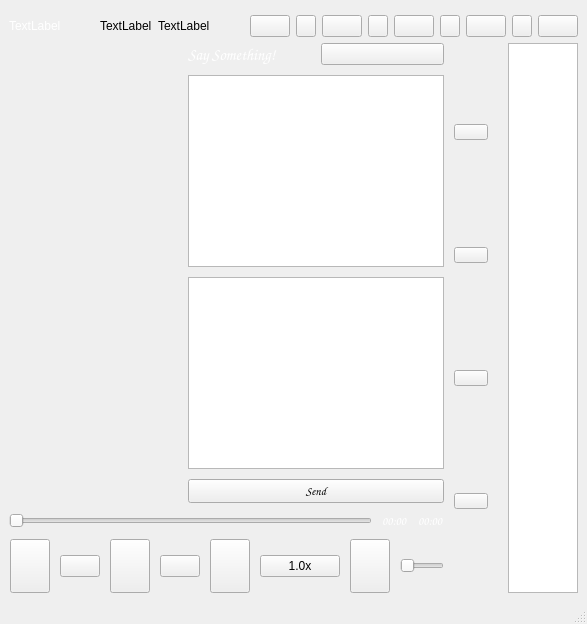
<?xml version="1.0" encoding="UTF-8"?>
<ui version="4.0">
 <class>MainWindow</class>
 <widget class="QMainWindow" name="MainWindow">
  <property name="geometry">
   <rect>
    <x>0</x>
    <y>0</y>
    <width>587</width>
    <height>624</height>
   </rect>
  </property>
  <property name="windowTitle">
   <string>MainWindow</string>
  </property>
  <property name="styleSheet">
   <string notr="true"/>
  </property>
  <widget class="QWidget" name="centralwidget">
   <property name="styleSheet">
    <string notr="true"/>
   </property>
   <layout class="QGridLayout" name="gridLayout">
    <item row="1" column="0">
     <layout class="QHBoxLayout" name="horizontalLayout_5">
      <item>
       <widget class="QLabel" name="videoLabel">
        <property name="styleSheet">
         <string notr="true">color: rgb(255, 255, 255);</string>
        </property>
        <property name="text">
         <string>TextLabel</string>
        </property>
       </widget>
      </item>
      <item>
       <spacer name="horizontalSpacer_7">
        <property name="orientation">
         <enum>Qt::Orientation::Horizontal</enum>
        </property>
        <property name="sizeHint" stdset="0">
         <size>
          <width>40</width>
          <height>20</height>
         </size>
        </property>
       </spacer>
      </item>
      <item>
       <widget class="QLabel" name="watchIcon">
        <property name="text">
         <string>TextLabel</string>
        </property>
       </widget>
      </item>
      <item>
       <widget class="QLabel" name="watchLabel">
        <property name="text">
         <string>TextLabel</string>
        </property>
       </widget>
      </item>
      <item>
       <spacer name="horizontalSpacer_6">
        <property name="orientation">
         <enum>Qt::Orientation::Horizontal</enum>
        </property>
        <property name="sizeHint" stdset="0">
         <size>
          <width>40</width>
          <height>20</height>
         </size>
        </property>
       </spacer>
      </item>
      <item>
       <widget class="QPushButton" name="fullScreenButton">
        <property name="text">
         <string/>
        </property>
       </widget>
      </item>
      <item>
       <widget class="QPushButton" name="line4">
        <property name="maximumSize">
         <size>
          <width>20</width>
          <height>16777215</height>
         </size>
        </property>
        <property name="text">
         <string/>
        </property>
       </widget>
      </item>
      <item>
       <widget class="QPushButton" name="phoneButton">
        <property name="text">
         <string/>
        </property>
       </widget>
      </item>
      <item>
       <widget class="QPushButton" name="line1">
        <property name="sizePolicy">
         <sizepolicy hsizetype="Minimum" vsizetype="Fixed">
          <horstretch>0</horstretch>
          <verstretch>0</verstretch>
         </sizepolicy>
        </property>
        <property name="maximumSize">
         <size>
          <width>20</width>
          <height>16777215</height>
         </size>
        </property>
        <property name="text">
         <string/>
        </property>
       </widget>
      </item>
      <item>
       <widget class="QPushButton" name="padButton">
        <property name="text">
         <string/>
        </property>
       </widget>
      </item>
      <item>
       <widget class="QPushButton" name="line2">
        <property name="maximumSize">
         <size>
          <width>20</width>
          <height>16777215</height>
         </size>
        </property>
        <property name="text">
         <string/>
        </property>
       </widget>
      </item>
      <item>
       <widget class="QPushButton" name="desktopButton">
        <property name="text">
         <string/>
        </property>
       </widget>
      </item>
      <item>
       <widget class="QPushButton" name="line3">
        <property name="maximumSize">
         <size>
          <width>20</width>
          <height>16777215</height>
         </size>
        </property>
        <property name="text">
         <string/>
        </property>
       </widget>
      </item>
      <item>
       <widget class="QPushButton" name="showListButton">
        <property name="text">
         <string/>
        </property>
       </widget>
      </item>
     </layout>
    </item>
    <item row="0" column="0">
     <widget class="QWidget" name="widget" native="true"/>
    </item>
    <item row="2" column="0">
     <layout class="QHBoxLayout" name="horizontalLayout">
      <property name="spacing">
       <number>10</number>
      </property>
      <item>
       <layout class="QVBoxLayout" name="verticalLayout">
        <item>
         <layout class="QHBoxLayout" name="commentWidget">
          <item>
           <widget class="QWidget" name="videoWidget" native="true">
            <property name="sizePolicy">
             <sizepolicy hsizetype="Expanding" vsizetype="Expanding">
              <horstretch>0</horstretch>
              <verstretch>0</verstretch>
             </sizepolicy>
            </property>
            <widget class="QLabel" name="commentLabel1">
             <property name="geometry">
              <rect>
               <x>30</x>
               <y>30</y>
               <width>81</width>
               <height>61</height>
              </rect>
             </property>
             <property name="sizePolicy">
              <sizepolicy hsizetype="Preferred" vsizetype="Fixed">
               <horstretch>0</horstretch>
               <verstretch>0</verstretch>
              </sizepolicy>
             </property>
             <property name="styleSheet">
              <string notr="true">color: red;</string>
             </property>
             <property name="text">
              <string/>
             </property>
            </widget>
            <widget class="QLabel" name="commentLabel2">
             <property name="geometry">
              <rect>
               <x>30</x>
               <y>100</y>
               <width>81</width>
               <height>61</height>
              </rect>
             </property>
             <property name="sizePolicy">
              <sizepolicy hsizetype="Preferred" vsizetype="Fixed">
               <horstretch>0</horstretch>
               <verstretch>0</verstretch>
              </sizepolicy>
             </property>
             <property name="text">
              <string/>
             </property>
            </widget>
            <widget class="QLabel" name="commentLabel3">
             <property name="geometry">
              <rect>
               <x>40</x>
               <y>40</y>
               <width>81</width>
               <height>61</height>
              </rect>
             </property>
             <property name="sizePolicy">
              <sizepolicy hsizetype="Preferred" vsizetype="Fixed">
               <horstretch>0</horstretch>
               <verstretch>0</verstretch>
              </sizepolicy>
             </property>
             <property name="text">
              <string/>
             </property>
            </widget>
            <widget class="QLabel" name="commentLabel4">
             <property name="geometry">
              <rect>
               <x>40</x>
               <y>40</y>
               <width>81</width>
               <height>61</height>
              </rect>
             </property>
             <property name="sizePolicy">
              <sizepolicy hsizetype="Preferred" vsizetype="Fixed">
               <horstretch>0</horstretch>
               <verstretch>0</verstretch>
              </sizepolicy>
             </property>
             <property name="text">
              <string/>
             </property>
            </widget>
            <widget class="QLabel" name="commentLabel5">
             <property name="geometry">
              <rect>
               <x>40</x>
               <y>40</y>
               <width>81</width>
               <height>61</height>
              </rect>
             </property>
             <property name="sizePolicy">
              <sizepolicy hsizetype="Preferred" vsizetype="Fixed">
               <horstretch>0</horstretch>
               <verstretch>0</verstretch>
              </sizepolicy>
             </property>
             <property name="text">
              <string/>
             </property>
            </widget>
            <widget class="QLabel" name="commentLabel6">
             <property name="geometry">
              <rect>
               <x>40</x>
               <y>40</y>
               <width>81</width>
               <height>61</height>
              </rect>
             </property>
             <property name="sizePolicy">
              <sizepolicy hsizetype="Preferred" vsizetype="Fixed">
               <horstretch>0</horstretch>
               <verstretch>0</verstretch>
              </sizepolicy>
             </property>
             <property name="text">
              <string/>
             </property>
            </widget>
            <widget class="QLabel" name="commentLabel7">
             <property name="geometry">
              <rect>
               <x>40</x>
               <y>40</y>
               <width>81</width>
               <height>61</height>
              </rect>
             </property>
             <property name="sizePolicy">
              <sizepolicy hsizetype="Preferred" vsizetype="Fixed">
               <horstretch>0</horstretch>
               <verstretch>0</verstretch>
              </sizepolicy>
             </property>
             <property name="text">
              <string/>
             </property>
            </widget>
            <widget class="QLabel" name="commentLabel8">
             <property name="geometry">
              <rect>
               <x>40</x>
               <y>40</y>
               <width>81</width>
               <height>61</height>
              </rect>
             </property>
             <property name="sizePolicy">
              <sizepolicy hsizetype="Preferred" vsizetype="Fixed">
               <horstretch>0</horstretch>
               <verstretch>0</verstretch>
              </sizepolicy>
             </property>
             <property name="text">
              <string/>
             </property>
            </widget>
            <widget class="QLabel" name="commentLabel9">
             <property name="geometry">
              <rect>
               <x>40</x>
               <y>40</y>
               <width>81</width>
               <height>61</height>
              </rect>
             </property>
             <property name="sizePolicy">
              <sizepolicy hsizetype="Preferred" vsizetype="Fixed">
               <horstretch>0</horstretch>
               <verstretch>0</verstretch>
              </sizepolicy>
             </property>
             <property name="text">
              <string/>
             </property>
            </widget>
            <widget class="QLabel" name="commentLabel10">
             <property name="geometry">
              <rect>
               <x>30</x>
               <y>140</y>
               <width>81</width>
               <height>61</height>
              </rect>
             </property>
             <property name="sizePolicy">
              <sizepolicy hsizetype="Preferred" vsizetype="Fixed">
               <horstretch>0</horstretch>
               <verstretch>0</verstretch>
              </sizepolicy>
             </property>
             <property name="text">
              <string/>
             </property>
            </widget>
           </widget>
          </item>
          <item>
           <layout class="QVBoxLayout" name="commentLayout">
            <property name="bottomMargin">
             <number>0</number>
            </property>
            <item>
             <layout class="QHBoxLayout" name="horizontalLayout_3">
              <item>
               <widget class="QLabel" name="sayLabel">
                <property name="sizePolicy">
                 <sizepolicy hsizetype="Preferred" vsizetype="Fixed">
                  <horstretch>0</horstretch>
                  <verstretch>0</verstretch>
                 </sizepolicy>
                </property>
                <property name="maximumSize">
                 <size>
                  <width>16777215</width>
                  <height>100</height>
                 </size>
                </property>
                <property name="font">
                 <font>
                  <family>Comic Sans MS</family>
                  <pointsize>12</pointsize>
                 </font>
                </property>
                <property name="styleSheet">
                 <string notr="true">color: rgb(255, 255, 255);</string>
                </property>
                <property name="text">
                 <string>Say Something!</string>
                </property>
               </widget>
              </item>
              <item>
               <widget class="QPushButton" name="closeCommentButton">
                <property name="sizePolicy">
                 <sizepolicy hsizetype="Preferred" vsizetype="Fixed">
                  <horstretch>0</horstretch>
                  <verstretch>0</verstretch>
                 </sizepolicy>
                </property>
                <property name="layoutDirection">
                 <enum>Qt::LayoutDirection::RightToLeft</enum>
                </property>
                <property name="text">
                 <string/>
                </property>
               </widget>
              </item>
             </layout>
            </item>
            <item>
             <widget class="QListWidget" name="commentList">
              <property name="sizePolicy">
               <sizepolicy hsizetype="Preferred" vsizetype="Preferred">
                <horstretch>0</horstretch>
                <verstretch>0</verstretch>
               </sizepolicy>
              </property>
             </widget>
            </item>
            <item>
             <widget class="QTextEdit" name="commentArea">
              <property name="sizePolicy">
               <sizepolicy hsizetype="Preferred" vsizetype="Preferred">
                <horstretch>0</horstretch>
                <verstretch>0</verstretch>
               </sizepolicy>
              </property>
              <property name="maximumSize">
               <size>
                <width>16777215</width>
                <height>16777215</height>
               </size>
              </property>
             </widget>
            </item>
            <item>
             <widget class="QPushButton" name="sendButton">
              <property name="sizePolicy">
               <sizepolicy hsizetype="Minimum" vsizetype="Fixed">
                <horstretch>0</horstretch>
                <verstretch>0</verstretch>
               </sizepolicy>
              </property>
              <property name="maximumSize">
               <size>
                <width>16777215</width>
                <height>50</height>
               </size>
              </property>
              <property name="font">
               <font>
                <family>Comic Sans MS</family>
               </font>
              </property>
              <property name="styleSheet">
               <string notr="true"/>
              </property>
              <property name="text">
               <string>Send</string>
              </property>
             </widget>
            </item>
           </layout>
          </item>
         </layout>
        </item>
        <item>
         <layout class="QHBoxLayout" name="progressLayout">
          <item>
           <widget class="MySlider" name="progressSlider">
            <property name="orientation">
             <enum>Qt::Orientation::Horizontal</enum>
            </property>
           </widget>
          </item>
          <item>
           <widget class="QLabel" name="currentTimeLabel">
            <property name="font">
             <font>
              <family>Comic Sans MS</family>
              <bold>true</bold>
             </font>
            </property>
            <property name="styleSheet">
             <string notr="true">color: rgb(255, 255, 255);

font-weight: bold;

</string>
            </property>
            <property name="text">
             <string>00:00</string>
            </property>
           </widget>
          </item>
          <item>
           <widget class="QLabel" name="durationLabel">
            <property name="font">
             <font>
              <family>Comic Sans MS</family>
              <bold>true</bold>
             </font>
            </property>
            <property name="styleSheet">
             <string notr="true">color: rgb(255, 255, 255);

font-weight: bold;</string>
            </property>
            <property name="text">
             <string>00:00</string>
            </property>
           </widget>
          </item>
         </layout>
        </item>
        <item>
         <layout class="QHBoxLayout" name="horizontalLayout_2">
          <item>
           <spacer name="horizontalSpacer_2">
            <property name="orientation">
             <enum>Qt::Orientation::Horizontal</enum>
            </property>
            <property name="sizeHint" stdset="0">
             <size>
              <width>40</width>
              <height>20</height>
             </size>
            </property>
           </spacer>
          </item>
          <item>
           <spacer name="horizontalSpacer_4">
            <property name="orientation">
             <enum>Qt::Orientation::Horizontal</enum>
            </property>
            <property name="sizeHint" stdset="0">
             <size>
              <width>40</width>
              <height>20</height>
             </size>
            </property>
           </spacer>
          </item>
          <item>
           <spacer name="horizontalSpacer_5">
            <property name="orientation">
             <enum>Qt::Orientation::Horizontal</enum>
            </property>
            <property name="sizeHint" stdset="0">
             <size>
              <width>40</width>
              <height>20</height>
             </size>
            </property>
           </spacer>
          </item>
          <item>
           <widget class="QPushButton" name="previousButton">
            <property name="sizePolicy">
             <sizepolicy hsizetype="Minimum" vsizetype="Expanding">
              <horstretch>0</horstretch>
              <verstretch>0</verstretch>
             </sizepolicy>
            </property>
            <property name="styleSheet">
             <string notr="true"/>
            </property>
            <property name="text">
             <string/>
            </property>
            <property name="iconSize">
             <size>
              <width>60</width>
              <height>60</height>
             </size>
            </property>
           </widget>
          </item>
          <item>
           <widget class="QPushButton" name="fastRewindButton">
            <property name="text">
             <string/>
            </property>
           </widget>
          </item>
          <item>
           <widget class="QPushButton" name="playPauseButton">
            <property name="sizePolicy">
             <sizepolicy hsizetype="Preferred" vsizetype="Preferred">
              <horstretch>0</horstretch>
              <verstretch>0</verstretch>
             </sizepolicy>
            </property>
            <property name="minimumSize">
             <size>
              <width>0</width>
              <height>24</height>
             </size>
            </property>
            <property name="maximumSize">
             <size>
              <width>16777215</width>
              <height>16777215</height>
             </size>
            </property>
            <property name="whatsThis">
             <string/>
            </property>
            <property name="styleSheet">
             <string notr="true"/>
            </property>
            <property name="text">
             <string/>
            </property>
           </widget>
          </item>
          <item>
           <widget class="QPushButton" name="fastForwardButton">
            <property name="text">
             <string/>
            </property>
           </widget>
          </item>
          <item>
           <widget class="QPushButton" name="nextButton">
            <property name="sizePolicy">
             <sizepolicy hsizetype="Minimum" vsizetype="Expanding">
              <horstretch>0</horstretch>
              <verstretch>0</verstretch>
             </sizepolicy>
            </property>
            <property name="text">
             <string/>
            </property>
           </widget>
          </item>
          <item>
           <spacer name="horizontalSpacer">
            <property name="orientation">
             <enum>Qt::Orientation::Horizontal</enum>
            </property>
            <property name="sizeHint" stdset="0">
             <size>
              <width>40</width>
              <height>20</height>
             </size>
            </property>
           </spacer>
          </item>
          <item>
           <widget class="QPushButton" name="speedButton">
            <property name="text">
             <string>1.0x</string>
            </property>
           </widget>
          </item>
          <item>
           <spacer name="horizontalSpacer_3">
            <property name="orientation">
             <enum>Qt::Orientation::Horizontal</enum>
            </property>
            <property name="sizeHint" stdset="0">
             <size>
              <width>40</width>
              <height>20</height>
             </size>
            </property>
           </spacer>
          </item>
          <item>
           <widget class="QPushButton" name="volumeButton">
            <property name="sizePolicy">
             <sizepolicy hsizetype="Minimum" vsizetype="Expanding">
              <horstretch>0</horstretch>
              <verstretch>0</verstretch>
             </sizepolicy>
            </property>
            <property name="text">
             <string/>
            </property>
           </widget>
          </item>
          <item>
           <widget class="MySlider" name="volumeSlider">
            <property name="orientation">
             <enum>Qt::Orientation::Horizontal</enum>
            </property>
           </widget>
          </item>
         </layout>
        </item>
       </layout>
      </item>
      <item>
       <layout class="QVBoxLayout" name="verticalLayout_2">
        <property name="spacing">
         <number>6</number>
        </property>
        <property name="sizeConstraint">
         <enum>QLayout::SizeConstraint::SetDefaultConstraint</enum>
        </property>
        <property name="bottomMargin">
         <number>0</number>
        </property>
        <item>
         <layout class="QVBoxLayout" name="verticalLayout_3">
          <item>
           <widget class="QPushButton" name="likeButton">
            <property name="sizePolicy">
             <sizepolicy hsizetype="Preferred" vsizetype="Fixed">
              <horstretch>0</horstretch>
              <verstretch>0</verstretch>
             </sizepolicy>
            </property>
            <property name="maximumSize">
             <size>
              <width>16777215</width>
              <height>16777215</height>
             </size>
            </property>
            <property name="styleSheet">
             <string notr="true">QPushButton {
	padding: 0px;
}</string>
            </property>
            <property name="text">
             <string/>
            </property>
           </widget>
          </item>
          <item>
           <widget class="QLabel" name="likeCount">
            <property name="sizePolicy">
             <sizepolicy hsizetype="Preferred" vsizetype="Fixed">
              <horstretch>0</horstretch>
              <verstretch>0</verstretch>
             </sizepolicy>
            </property>
            <property name="maximumSize">
             <size>
              <width>16777215</width>
              <height>16777215</height>
             </size>
            </property>
            <property name="layoutDirection">
             <enum>Qt::LayoutDirection::LeftToRight</enum>
            </property>
            <property name="styleSheet">
             <string notr="true"/>
            </property>
            <property name="text">
             <string/>
            </property>
            <property name="alignment">
             <set>Qt::AlignmentFlag::AlignCenter</set>
            </property>
           </widget>
          </item>
         </layout>
        </item>
        <item>
         <layout class="QVBoxLayout" name="verticalLayout_4">
          <item>
           <widget class="QPushButton" name="starButton">
            <property name="sizePolicy">
             <sizepolicy hsizetype="Preferred" vsizetype="Fixed">
              <horstretch>0</horstretch>
              <verstretch>0</verstretch>
             </sizepolicy>
            </property>
            <property name="styleSheet">
             <string notr="true">QPushButton {
	padding: 0px;
}</string>
            </property>
            <property name="text">
             <string/>
            </property>
           </widget>
          </item>
          <item>
           <widget class="QLabel" name="starCount">
            <property name="sizePolicy">
             <sizepolicy hsizetype="Preferred" vsizetype="Fixed">
              <horstretch>0</horstretch>
              <verstretch>0</verstretch>
             </sizepolicy>
            </property>
            <property name="text">
             <string/>
            </property>
            <property name="alignment">
             <set>Qt::AlignmentFlag::AlignCenter</set>
            </property>
           </widget>
          </item>
         </layout>
        </item>
        <item>
         <layout class="QVBoxLayout" name="verticalLayout_5">
          <item>
           <widget class="QPushButton" name="commentButton">
            <property name="sizePolicy">
             <sizepolicy hsizetype="Preferred" vsizetype="Fixed">
              <horstretch>0</horstretch>
              <verstretch>0</verstretch>
             </sizepolicy>
            </property>
            <property name="styleSheet">
             <string notr="true">QPushButton {
	padding: 0px;
}</string>
            </property>
            <property name="text">
             <string/>
            </property>
           </widget>
          </item>
          <item>
           <widget class="QLabel" name="commentCount">
            <property name="sizePolicy">
             <sizepolicy hsizetype="Preferred" vsizetype="Fixed">
              <horstretch>0</horstretch>
              <verstretch>0</verstretch>
             </sizepolicy>
            </property>
            <property name="text">
             <string/>
            </property>
            <property name="alignment">
             <set>Qt::AlignmentFlag::AlignCenter</set>
            </property>
           </widget>
          </item>
         </layout>
        </item>
        <item>
         <widget class="QPushButton" name="shareButton">
          <property name="sizePolicy">
           <sizepolicy hsizetype="Preferred" vsizetype="Fixed">
            <horstretch>0</horstretch>
            <verstretch>0</verstretch>
           </sizepolicy>
          </property>
          <property name="styleSheet">
           <string notr="true">QPushButton {
	padding: 0px;
}</string>
          </property>
          <property name="text">
           <string/>
          </property>
         </widget>
        </item>
       </layout>
      </item>
      <item>
       <widget class="QWidget" name="playlist" native="true"/>
      </item>
      <item>
       <widget class="QListWidget" name="listWidget">
        <property name="sizePolicy">
         <sizepolicy hsizetype="Preferred" vsizetype="Expanding">
          <horstretch>0</horstretch>
          <verstretch>0</verstretch>
         </sizepolicy>
        </property>
        <property name="font">
         <font>
          <family>Calibri</family>
          <bold>true</bold>
         </font>
        </property>
        <property name="focusPolicy">
         <enum>Qt::FocusPolicy::NoFocus</enum>
        </property>
        <property name="styleSheet">
         <string notr="true"/>
        </property>
       </widget>
      </item>
     </layout>
    </item>
   </layout>
  </widget>
  <widget class="QMenuBar" name="menubar">
   <property name="geometry">
    <rect>
     <x>0</x>
     <y>0</y>
     <width>587</width>
     <height>21</height>
    </rect>
   </property>
  </widget>
  <widget class="QStatusBar" name="statusbar"/>
 </widget>
 <customwidgets>
  <customwidget>
   <class>MySlider</class>
   <extends>QSlider</extends>
   <header location="global">myslider.h</header>
  </customwidget>
 </customwidgets>
 <resources/>
 <connections/>
</ui>
